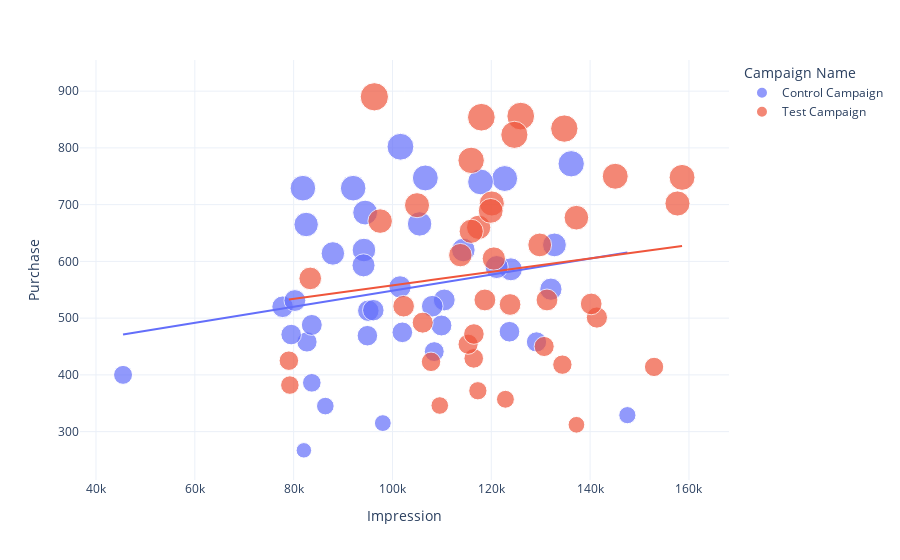

The cell this chart's notebook holds for it:
### Markdown cell above
#### Purchase vs Impressions

### Code cell
figure = px.scatter(data_frame = ab_data, 
                    x="Impression",
                    y="Purchase", 
                    size="Purchase", 
                    color= "Campaign Name", 
                    trendline="ols")
figure.show()

### Figure 1 — Plotly figure (JSON) as saved in the notebook; plotly's stock layout.template omitted (floating-point values rounded to 4 significant figures)
{"data": [{"hovertemplate": "Campaign Name=Control Campaign<br>Impression=%{x}<br>Purchase=%{marker.size}<extra></extra>", "legendgroup": "Control Campaign", "marker": {"color": "#636efa", "size": [665, 315, 458, 487, 441, 520, 513, 747, 746, 471, 386, 629, 614, 740, 458, 802, 400, 329, 267, 729, 666, 514, 488, 531, 586, 686, 532, 772, 620, 469, 521, 729, 555, 620, 593, 551, 345, 476, 475, 590], "sizemode": "area", "sizeref": 2.225, "symbol": "circle"}, "mode": "markers", "name": "Control Campaign", "orientation": "v", "showlegend": true, "type": "scatter", "x": [82529, 98050, 82696, 109914, 108458, 77774, 95111, 106649, 122710, 79498, 83677, 132781, 87939, 117827, 129147, 101616, 45476, 147539, 82068, 81873, 105493, 96123, 83677, 80254, 123962, 94472, 110480, 136171, 114341, 94924, 108052, 92045, 101531, 94226, 94139, 132064, 86410, 123679, 101997, 121086], "xaxis": "x", "y": [665, 315, 458, 487, 441, 520, 513, 747, 746, 471, 386, 629, 614, 740, 458, 802, 400, 329, 267, 729, 666, 514, 488, 531, 586, 686, 532, 772, 620, 469, 521, 729, 555, 620, 593, 551, 345, 476, 475, 590], "yaxis": "y"}, {"hovertemplate": "<b>OLS trendline</b><br>Purchase = 0.00141562 * Impression + 406.915<br>R<sup>2</sup>=0.045925<br><br>Campaign Name=Control Campaign<br>Impression=%{x}<br>Purchase=%{y} <b>(trend)</b><extra></extra>", "legendgroup": "Control Campaign", "marker": {"color": "#636efa", "symbol": "circle"}, "mode": "lines", "name": "Control Campaign", "showlegend": false, "type": "scatter", "x": [45476, 77774, 79498, 80254, 81873, 82068, 82529, 82696, 83677, 83677, 86410, 87939, 92045, 94139, 94226, 94472, 94924, 95111, 96123, 98050, 101531, 101616, 101997, 105493, 106649, 108052, 108458, 109914, 110480, 114341, 117827, 121086, 122710, 123679, 123962, 129147, 132064, 132781, 136171, 147539], "xaxis": "x", "y": [471.3, 517.0, 519.5, 520.5, 522.8, 523.1, 523.7, 524.0, 525.4, 525.4, 529.2, 531.4, 537.2, 540.2, 540.3, 540.7, 541.3, 541.6, 543.0, 545.7, 550.6, 550.8, 551.3, 556.3, 557.9, 559.9, 560.5, 562.5, 563.3, 568.8, 573.7, 578.3, 580.6, 582.0, 582.4, 589.7, 593.9, 594.9, 599.7, 615.8], "yaxis": "y"}, {"hovertemplate": "Campaign Name=Test Campaign<br>Impression=%{x}<br>Purchase=%{marker.size}<extra></extra>", "legendgroup": "Test Campaign", "marker": {"color": "#EF553B", "size": [702, 834, 423, 429, 750, 778, 492, 856, 660, 532, 890, 524, 702, 372, 689, 677, 418, 570, 653, 454, 532, 671, 629, 699, 346, 611, 414, 823, 605, 854, 748, 501, 357, 525, 312, 382, 450, 472, 425, 521], "sizemode": "area", "sizeref": 2.225, "symbol": "circle"}, "mode": "markers", "name": "Test Campaign", "orientation": "v", "showlegend": true, "type": "scatter", "x": [120104, 134776, 107807, 116445, 145083, 115923, 106116, 125957, 117443, 131272, 96331, 123799, 157681, 117282, 119878, 137222, 134387, 83357, 115935, 115304, 118705, 97507, 129801, 104971, 109570, 113733, 152942, 124669, 120513, 117989, 158606, 141368, 122860, 140220, 137231, 79235, 130702, 116482, 79034, 102257], "xaxis": "x", "y": [702, 834, 423, 429, 750, 778, 492, 856, 660, 532, 890, 524, 702, 372, 689, 677, 418, 570, 653, 454, 532, 671, 629, 699, 346, 611, 414, 823, 605, 854, 748, 501, 357, 525, 312, 382, 450, 472, 425, 521], "yaxis": "y"}, {"hovertemplate": "<b>OLS trendline</b><br>Purchase = 0.00118306 * Impression + 439.477<br>R<sup>2</sup>=0.019058<br><br>Campaign Name=Test Campaign<br>Impression=%{x}<br>Purchase=%{y} <b>(trend)</b><extra></extra>", "legendgroup": "Test Campaign", "marker": {"color": "#EF553B", "symbol": "circle"}, "mode": "lines", "name": "Test Campaign", "showlegend": false, "type": "scatter", "x": [79034, 79235, 83357, 96331, 97507, 102257, 104971, 106116, 107807, 109570, 113733, 115304, 115923, 115935, 116445, 116482, 117282, 117443, 117989, 118705, 119878, 120104, 120513, 122860, 123799, 124669, 125957, 129801, 130702, 131272, 134387, 134776, 137222, 137231, 140220, 141368, 145083, 152942, 157681, 158606], "xaxis": "x", "y": [533.0, 533.2, 538.1, 553.4, 554.8, 560.5, 563.7, 565.0, 567.0, 569.1, 574.0, 575.9, 576.6, 576.6, 577.2, 577.3, 578.2, 578.4, 579.1, 579.9, 581.3, 581.6, 582.1, 584.8, 585.9, 587.0, 588.5, 593.0, 594.1, 594.8, 598.5, 598.9, 601.8, 601.8, 605.4, 606.7, 611.1, 620.4, 626.0, 627.1], "yaxis": "y"}], "layout": {"legend": {"itemsizing": "constant", "title": {"text": "Campaign Name"}, "tracegroupgap": 0}, "margin": {"t": 60}, "xaxis": {"anchor": "y", "domain": [0, 1], "title": {"text": "Impression"}}, "yaxis": {"anchor": "x", "domain": [0, 1], "title": {"text": "Purchase"}}}}
